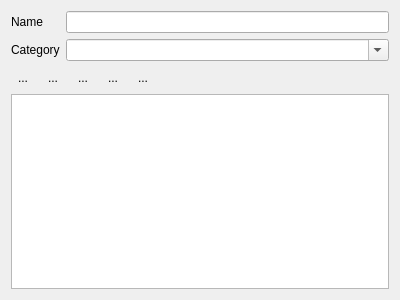
<?xml version="1.0" encoding="UTF-8"?>
<ui version="4.0">
 <class>Form</class>
 <widget class="QWidget" name="Form">
  <property name="geometry">
   <rect>
    <x>0</x>
    <y>0</y>
    <width>400</width>
    <height>300</height>
   </rect>
  </property>
  <property name="windowTitle">
   <string>Global Variables</string>
  </property>
  <layout class="QVBoxLayout" name="verticalLayout">
   <item>
    <layout class="QFormLayout" name="formLayout">
     <property name="fieldGrowthPolicy">
      <enum>QFormLayout::AllNonFixedFieldsGrow</enum>
     </property>
     <item row="0" column="0">
      <widget class="QLabel" name="label_2">
       <property name="text">
        <string>Name</string>
       </property>
      </widget>
     </item>
     <item row="1" column="0">
      <widget class="QLabel" name="label">
       <property name="sizePolicy">
        <sizepolicy hsizetype="Minimum" vsizetype="Preferred">
         <horstretch>0</horstretch>
         <verstretch>0</verstretch>
        </sizepolicy>
       </property>
       <property name="text">
        <string>Category</string>
       </property>
      </widget>
     </item>
     <item row="0" column="1">
      <widget class="QLineEdit" name="newNameEdit"/>
     </item>
     <item row="1" column="1">
      <widget class="QComboBox" name="categoriesListComboBox">
       <property name="toolTip">
        <string>Separate subcategories by dots (a.b.c)</string>
       </property>
       <property name="editable">
        <bool>true</bool>
       </property>
       <property name="frame">
        <bool>true</bool>
       </property>
      </widget>
     </item>
    </layout>
   </item>
   <item>
    <layout class="QHBoxLayout" name="horizontalLayout_3">
     <item>
      <widget class="QToolButton" name="expandAllButton">
       <property name="toolTip">
        <string>expand all categories</string>
       </property>
       <property name="text">
        <string>...</string>
       </property>
       <property name="icon">
        <iconset resource="Experiment.qrc">
         <normaloff>:/other/icons/expand-all.png</normaloff>:/other/icons/expand-all.png</iconset>
       </property>
       <property name="autoRaise">
        <bool>true</bool>
       </property>
      </widget>
     </item>
     <item>
      <widget class="QToolButton" name="collapseAllButton">
       <property name="toolTip">
        <string>collapse all categories</string>
       </property>
       <property name="text">
        <string>...</string>
       </property>
       <property name="icon">
        <iconset resource="Experiment.qrc">
         <normaloff>:/other/icons/collapse-all.png</normaloff>:/other/icons/collapse-all.png</iconset>
       </property>
       <property name="autoRaise">
        <bool>true</bool>
       </property>
      </widget>
     </item>
     <item>
      <widget class="QToolButton" name="showGridButton">
       <property name="toolTip">
        <string>show grid</string>
       </property>
       <property name="text">
        <string>...</string>
       </property>
       <property name="icon">
        <iconset resource="Experiment.qrc">
         <normaloff>:/other/icons/gray-grid.png</normaloff>:/other/icons/gray-grid.png</iconset>
       </property>
       <property name="checkable">
        <bool>true</bool>
       </property>
       <property name="autoRaise">
        <bool>true</bool>
       </property>
      </widget>
     </item>
     <item>
      <widget class="QToolButton" name="addButton">
       <property name="text">
        <string>...</string>
       </property>
       <property name="icon">
        <iconset resource="Experiment.qrc">
         <normaloff>:/openicon/icons/edit-add.png</normaloff>:/openicon/icons/edit-add.png</iconset>
       </property>
       <property name="autoRaise">
        <bool>true</bool>
       </property>
      </widget>
     </item>
     <item>
      <widget class="QToolButton" name="dropButton">
       <property name="toolTip">
        <string>remove selected global(s)</string>
       </property>
       <property name="text">
        <string>...</string>
       </property>
       <property name="icon">
        <iconset resource="Experiment.qrc">
         <normaloff>:/openicon/icons/edit-delete-6.png</normaloff>:/openicon/icons/edit-delete-6.png</iconset>
       </property>
       <property name="autoRaise">
        <bool>true</bool>
       </property>
      </widget>
     </item>
     <item>
      <spacer name="horizontalSpacer">
       <property name="orientation">
        <enum>Qt::Horizontal</enum>
       </property>
       <property name="sizeHint" stdset="0">
        <size>
         <width>40</width>
         <height>20</height>
        </size>
       </property>
      </spacer>
     </item>
    </layout>
   </item>
   <item>
    <widget class="CategoryTreeView" name="view">
     <property name="styleSheet">
      <string notr="true">QTreeView:item:selected:active {
		background:qlineargradient(spread:repeat, x1:1, y1:1, x2:1, y2:0, stop:0.227273 rgba(200, 225, 255, 255), stop:1 rgba(255, 255, 255, 255));
		color: black;
		border: 1px solid;
		border-color: rgb(98, 150, 214);
	} 
QTreeView:item:selected:!active {
		background:qlineargradient(spread:repeat, x1:1, y1:1, x2:1, y2:0, stop:0.227273 rgba(200, 225, 255, 255), stop:1 rgba(255, 255, 255, 255));
		color: black;
		border: 1px solid;
		border-color: rgb(98, 150, 214);
	} 
QTreeView:item:selected:disabled {
		background:qlineargradient(spread:repeat, x1:1, y1:1, x2:1, y2:0, stop:0.227273 rgba(200, 225, 255, 255), stop:1 rgba(255, 255, 255, 255));
		color: black;
		border: 1px solid;
		border-color: rgb(98, 150, 214);
	} 
QTreeView:item:selected:!disabled {
		background:qlineargradient(spread:repeat, x1:1, y1:1, x2:1, y2:0, stop:0.227273 rgba(200, 225, 255, 255), stop:1 rgba(255, 255, 255, 255));
		color: black;
		border: 1px solid;
		border-color: rgb(98, 150, 214);
	}
</string>
     </property>
     <property name="editTriggers">
      <set>QAbstractItemView::AnyKeyPressed|QAbstractItemView::DoubleClicked|QAbstractItemView::EditKeyPressed</set>
     </property>
     <property name="selectionMode">
      <enum>QAbstractItemView::ExtendedSelection</enum>
     </property>
     <property name="selectionBehavior">
      <enum>QAbstractItemView::SelectItems</enum>
     </property>
     <property name="uniformRowHeights">
      <bool>true</bool>
     </property>
    </widget>
   </item>
  </layout>
 </widget>
 <customwidgets>
  <customwidget>
   <class>CategoryTreeView</class>
   <extends>QTreeView</extends>
   <header>uiModules.CategoryTree</header>
  </customwidget>
 </customwidgets>
 <resources>
  <include location="Experiment.qrc"/>
 </resources>
 <connections/>
</ui>
